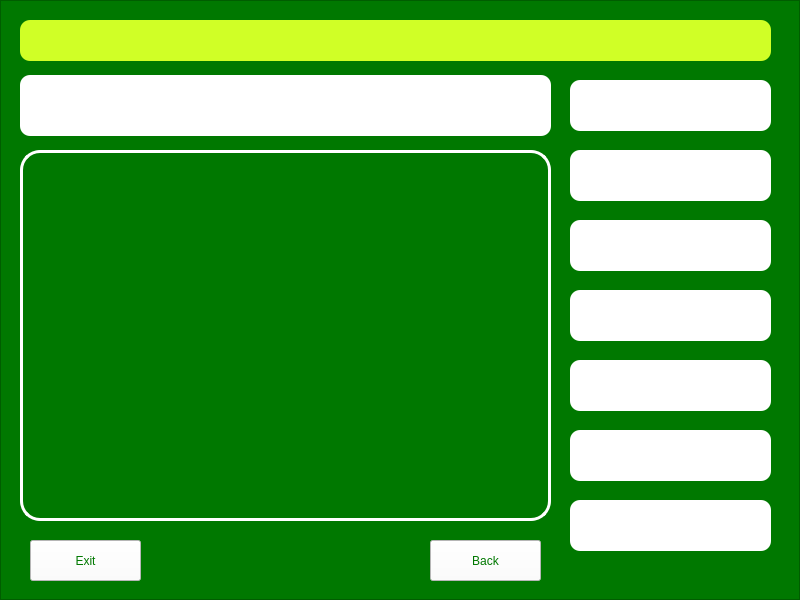
<?xml version="1.0" encoding="UTF-8"?>
<ui version="4.0">
 <class>Form</class>
 <widget class="QWidget" name="Form">
  <property name="geometry">
   <rect>
    <x>0</x>
    <y>0</y>
    <width>800</width>
    <height>600</height>
   </rect>
  </property>
  <property name="windowTitle">
   <string>Form</string>
  </property>
  <widget class="QFrame" name="frame">
   <property name="geometry">
    <rect>
     <x>0</x>
     <y>0</y>
     <width>800</width>
     <height>600</height>
    </rect>
   </property>
   <property name="styleSheet">
    <string notr="true">background-color: rgb(0, 120, 0);</string>
   </property>
   <property name="frameShape">
    <enum>QFrame::StyledPanel</enum>
   </property>
   <property name="frameShadow">
    <enum>QFrame::Raised</enum>
   </property>
   <widget class="QLabel" name="label">
    <property name="geometry">
     <rect>
      <x>20</x>
      <y>150</y>
      <width>531</width>
      <height>371</height>
     </rect>
    </property>
    <property name="styleSheet">
     <string notr="true">border: 3px solid white;
border-radius: 20px;</string>
    </property>
    <property name="text">
     <string/>
    </property>
    <property name="pixmap">
     <pixmap>../propertyPics/pexels-binyamin-mellish-106399.jpg</pixmap>
    </property>
    <property name="scaledContents">
     <bool>true</bool>
    </property>
   </widget>
   <widget class="QLabel" name="lblTitle">
    <property name="geometry">
     <rect>
      <x>20</x>
      <y>20</y>
      <width>751</width>
      <height>41</height>
     </rect>
    </property>
    <property name="styleSheet">
     <string notr="true">background-color: rgb(208, 255, 38);
border-radius: 10px;
color:rgb(0,120,0);
font: bold 14pt &quot;Roboto&quot;;</string>
    </property>
    <property name="text">
     <string/>
    </property>
   </widget>
   <widget class="QPushButton" name="BtnExit">
    <property name="geometry">
     <rect>
      <x>30</x>
      <y>540</y>
      <width>111</width>
      <height>41</height>
     </rect>
    </property>
    <property name="styleSheet">
     <string notr="true">background-color: rgb(255, 255, 255);
color:rgb(0,120,0);
font: 12pt &quot;Roboto&quot;;</string>
    </property>
    <property name="text">
     <string>Exit</string>
    </property>
   </widget>
   <widget class="QPushButton" name="BtnBack">
    <property name="geometry">
     <rect>
      <x>430</x>
      <y>540</y>
      <width>111</width>
      <height>41</height>
     </rect>
    </property>
    <property name="styleSheet">
     <string notr="true">background-color: rgb(255, 255, 255);
color:rgb(0,120,0);
font: 12pt &quot;Roboto&quot;;</string>
    </property>
    <property name="text">
     <string>Back</string>
    </property>
   </widget>
   <widget class="QLabel" name="lblType">
    <property name="geometry">
     <rect>
      <x>570</x>
      <y>80</y>
      <width>201</width>
      <height>51</height>
     </rect>
    </property>
    <property name="styleSheet">
     <string notr="true">background-color:white;
border-radius: 10px;
color:rgb(0,120,0);
font: bold 14pt &quot;Roboto&quot;;</string>
    </property>
    <property name="text">
     <string/>
    </property>
   </widget>
   <widget class="QLabel" name="lblName">
    <property name="geometry">
     <rect>
      <x>20</x>
      <y>75</y>
      <width>531</width>
      <height>61</height>
     </rect>
    </property>
    <property name="styleSheet">
     <string notr="true">background-color:white;
border-radius: 10px;
color:rgb(0,120,0);
font: bold 14pt &quot;Roboto&quot;;</string>
    </property>
    <property name="text">
     <string/>
    </property>
   </widget>
   <widget class="QLabel" name="lblArea">
    <property name="geometry">
     <rect>
      <x>570</x>
      <y>150</y>
      <width>201</width>
      <height>51</height>
     </rect>
    </property>
    <property name="styleSheet">
     <string notr="true">background-color:white;
border-radius: 10px;
color:rgb(0,120,0);
font: bold 14pt &quot;Roboto&quot;;</string>
    </property>
    <property name="text">
     <string/>
    </property>
   </widget>
   <widget class="QLabel" name="lblPurpose">
    <property name="geometry">
     <rect>
      <x>570</x>
      <y>220</y>
      <width>201</width>
      <height>51</height>
     </rect>
    </property>
    <property name="styleSheet">
     <string notr="true">background-color:white;
border-radius: 10px;
color:rgb(0,120,0);
font: bold 14pt &quot;Roboto&quot;;</string>
    </property>
    <property name="text">
     <string/>
    </property>
   </widget>
   <widget class="QLabel" name="lblLocation">
    <property name="geometry">
     <rect>
      <x>570</x>
      <y>290</y>
      <width>201</width>
      <height>51</height>
     </rect>
    </property>
    <property name="styleSheet">
     <string notr="true">background-color:white;
border-radius: 10px;
color:rgb(0,120,0);
font: bold 14pt &quot;Roboto&quot;;</string>
    </property>
    <property name="text">
     <string/>
    </property>
   </widget>
   <widget class="QLabel" name="lblCity">
    <property name="geometry">
     <rect>
      <x>570</x>
      <y>360</y>
      <width>201</width>
      <height>51</height>
     </rect>
    </property>
    <property name="styleSheet">
     <string notr="true">background-color:white;
border-radius: 10px;
color:rgb(0,120,0);
font: bold 14pt &quot;Roboto&quot;;</string>
    </property>
    <property name="text">
     <string/>
    </property>
   </widget>
   <widget class="QLabel" name="lblContact">
    <property name="geometry">
     <rect>
      <x>570</x>
      <y>500</y>
      <width>201</width>
      <height>51</height>
     </rect>
    </property>
    <property name="styleSheet">
     <string notr="true">background-color:white;
border-radius: 10px;
color:rgb(0,120,0);
font: bold 14pt &quot;Roboto&quot;;</string>
    </property>
    <property name="text">
     <string/>
    </property>
   </widget>
   <widget class="QLabel" name="lblPrice">
    <property name="geometry">
     <rect>
      <x>570</x>
      <y>430</y>
      <width>201</width>
      <height>51</height>
     </rect>
    </property>
    <property name="styleSheet">
     <string notr="true">background-color:white;
border-radius: 10px;
color:rgb(0,120,0);
font: bold 14pt &quot;Roboto&quot;;</string>
    </property>
    <property name="text">
     <string/>
    </property>
   </widget>
  </widget>
 </widget>
 <resources/>
 <connections/>
</ui>
